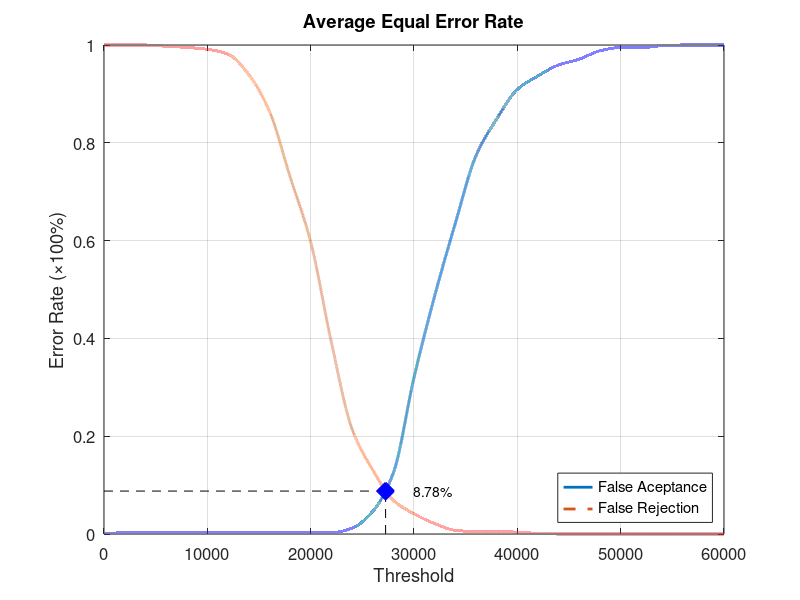
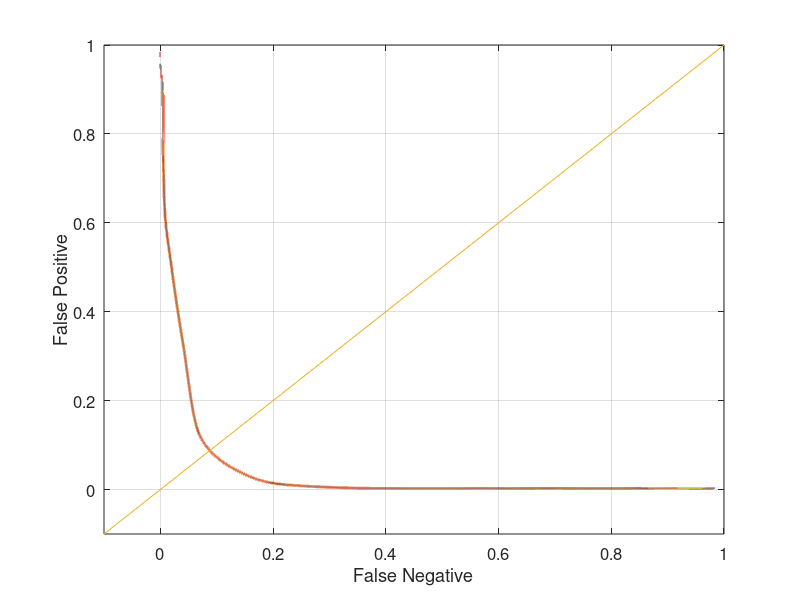

These figures' MATLAB source, in order:
function yEER = Experiment3Average
close all;
clear;
clc;
x = 0:2000:60000;
xq = 0:0.5:60000;

y0 = [0 0.00263158 0.00263158 0.00263158 0.00263158 0.00263158 0.00263158 0.00263158 0.00263158 0.00263158 0.00263158 0.00263158 0.0118421 0.0460526 0.125 0.319737 0.486842 0.635526 0.773684 0.848684 0.909211 0.936842 0.959211 0.971053 0.988158 0.994737 0.994737 0.998684 1 1 1];
yy0 = interp1(x, y0, xq, 'pchip');
y1 = [1 1 1 0.9975 0.995 0.99125 0.98125 0.94 0.865 0.73125 0.5975 0.3925 0.215 0.13125 0.06875 0.04125 0.02125 0.0075 0.005 0.005 0.00375 0.00125 0 0 0 0 0 0 0 0 0];
yy1 = interp1(x, y1, xq, 'pchip');

% Calculating EER: 
y2 = abs(y0 - y1);
find(y2 == min(y2))
yy2 = abs(yy0 - yy1);
xEER = find(yy2 == min(yy2));
xEERIndex = xq(xEER) % X-axis EER
yEER = yy0(xEER) % Y-axis EER

main = figure
plot(xq, yy0,'-','LineWidth', 2);	hold on
plot(xq, yy1,'--','LineWidth', 2);	hold on
plot([xEERIndex xEERIndex], [0 yEER], 'k--');	hold on
plot([0 xEERIndex], [yEER yEER], 'k--');	hold on
plot(xEERIndex, yEER, 'bx', 'LineWidth', 10);	hold on
text(xEERIndex + 10 * xEERIndex / 100, yEER, [num2str(round((10000 * yEER)) / 100) '%'])
legend('False Aceptance', 'False Rejection', 'Location', 'SouthEast')
xlabel('Threshold')
ylabel('Error Rate (\times100%)')
title('Average Equal Error Rate')
set(gca, 'FontSize', 12)
axis([0 60000 0 1])
grid on

print(main, 'Experiment3AverageMain', '-dpng');
FNRxFPR = figure('Color', [1 1 1]);
plot(yy1, yy0, '-', yy1, yy0, 'LineWidth', 2);
hold on
y = -0.1:0.1:1
plot(y, y); 
set(gca, 'FontSize', 12)
xlabel('False Negative')
ylabel('False Positive')
axis([-0.1 1 -0.1 1])
set(gca, 'FontSize', 12)
grid on

print(FNRxFPR, 'Experiment3AverageFNRxFPR','-dpng');
end
